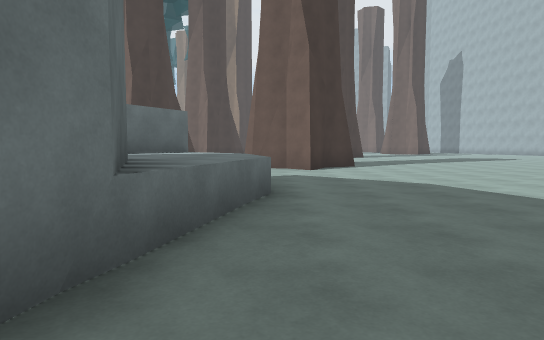
[1] (above)

23 first-person views from a walk through a Unity game level. The camera is 1.3 m above the floor, tilts 4° down and sees 75° across. The floor is counted in squares, 2 m on a side. Each view is taken from the middle of a square. On the plan, view 1 faces up. The plan holds only what a view shows up to about 10 squares ahead; the rest is blank. The place goes on beyond the plan.

[2]
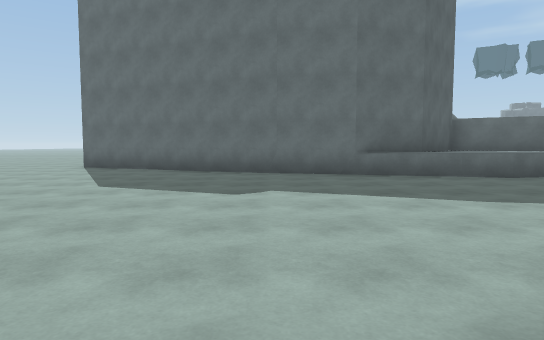

[3]
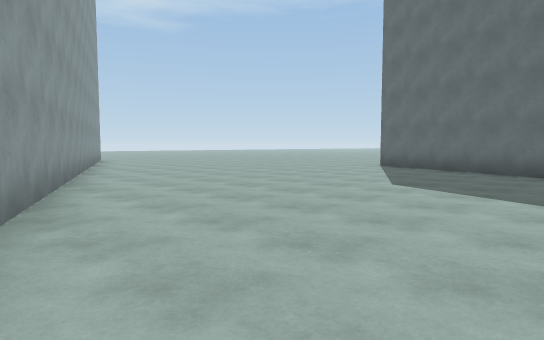

[4]
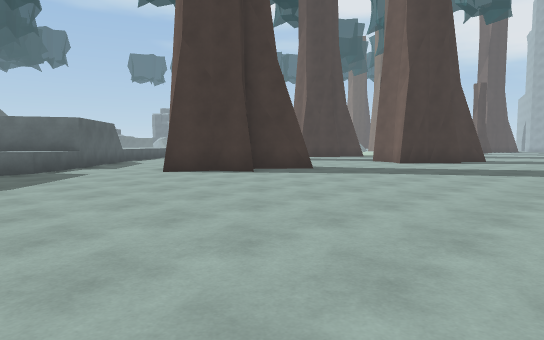

[5]
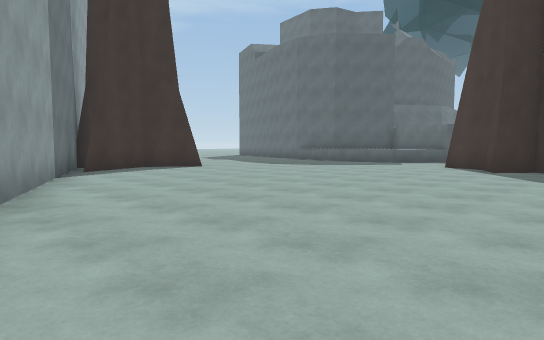

[6]
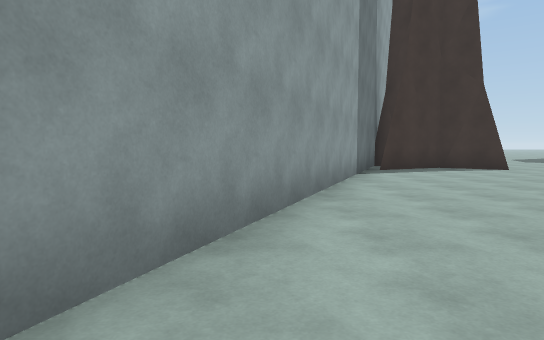

[7]
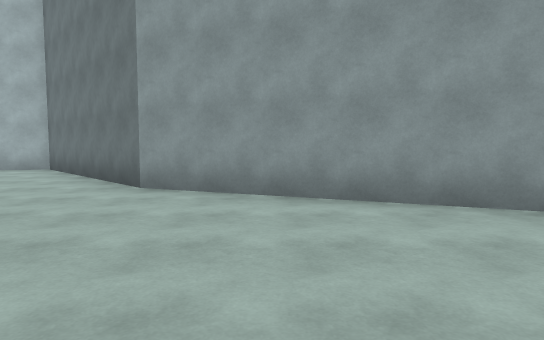

[8]
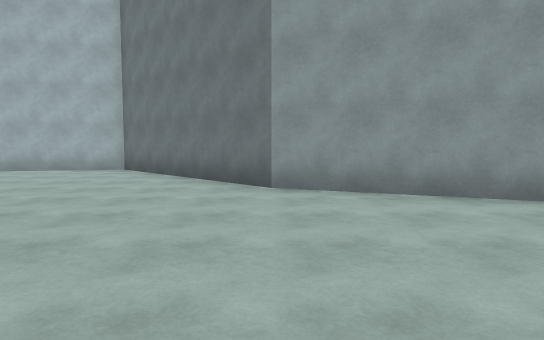

[9]
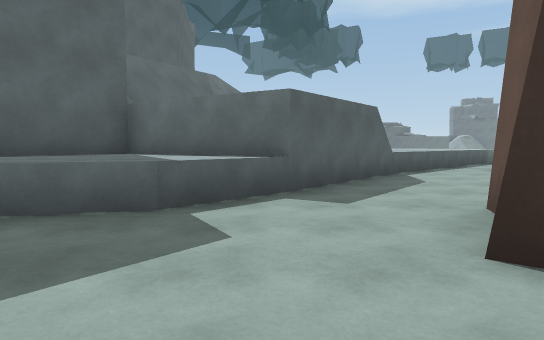

[10]
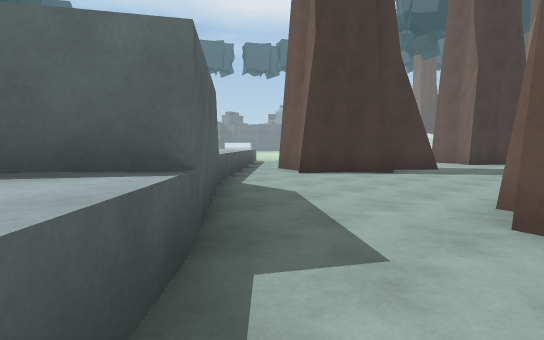

[11]
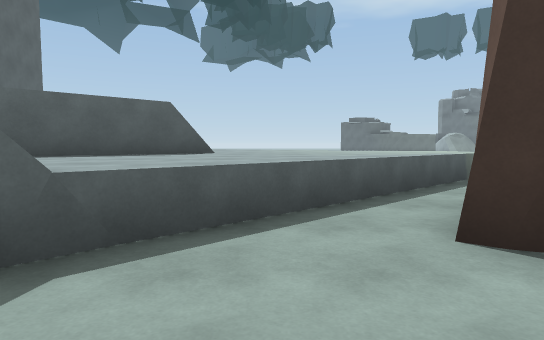

[12]
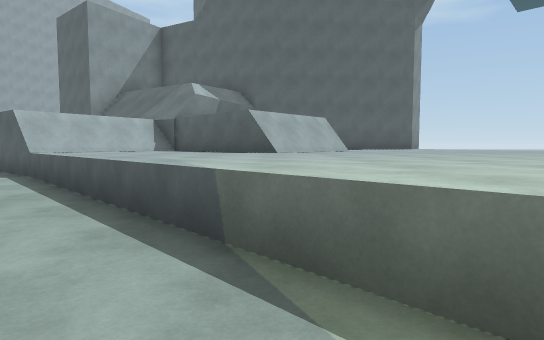

[13]
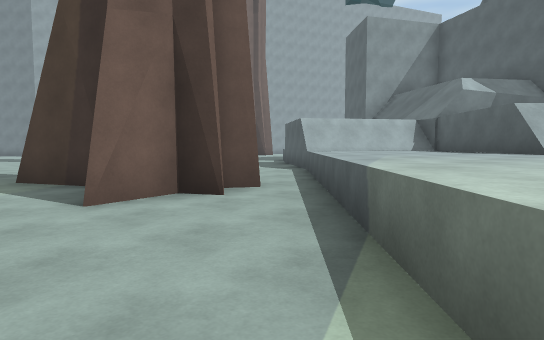

[14]
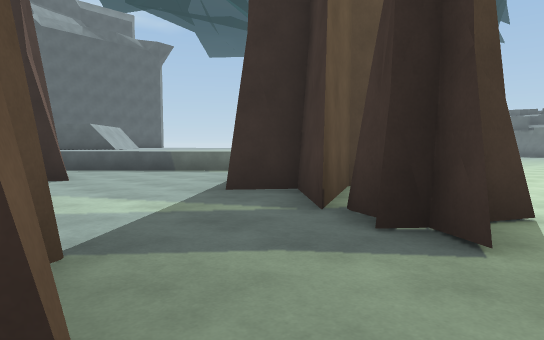

[15]
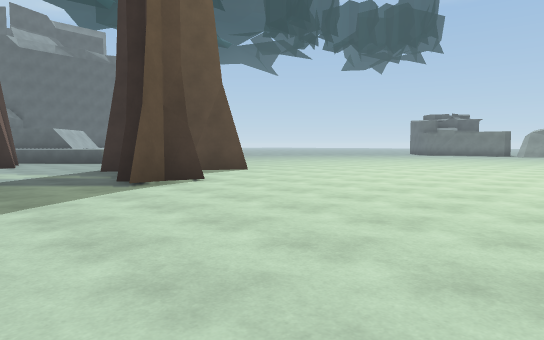

[16]
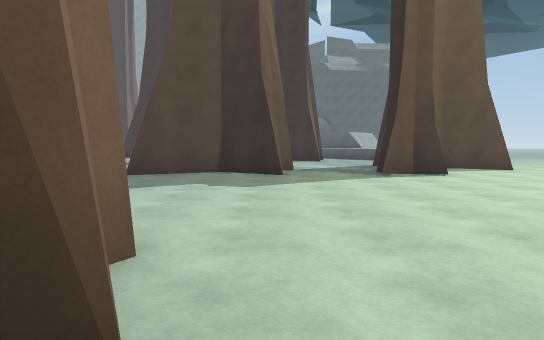

[17]
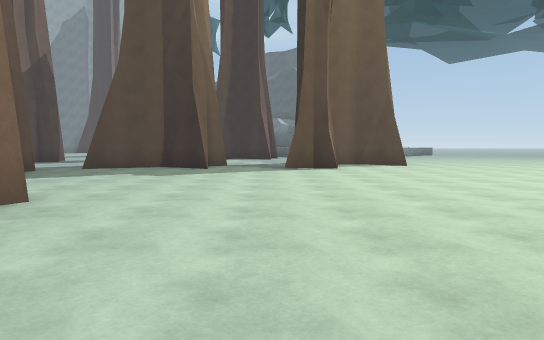

[18]
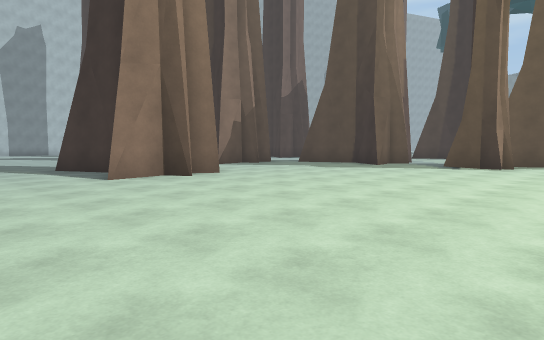

[19]
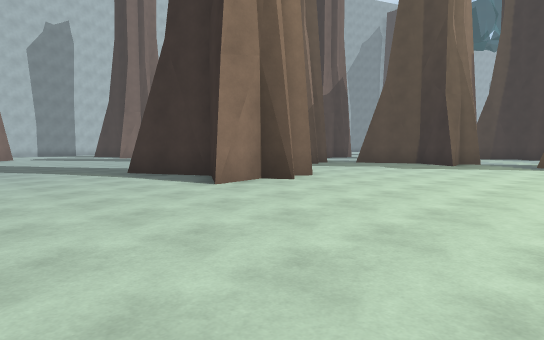

[20]
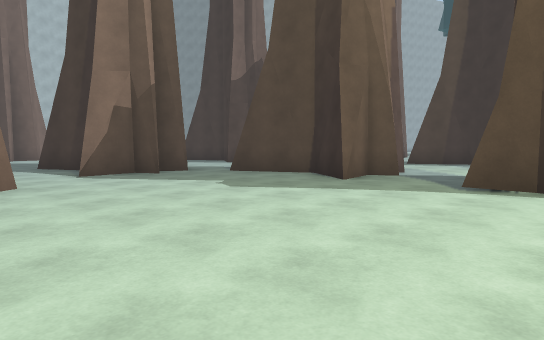

[21]
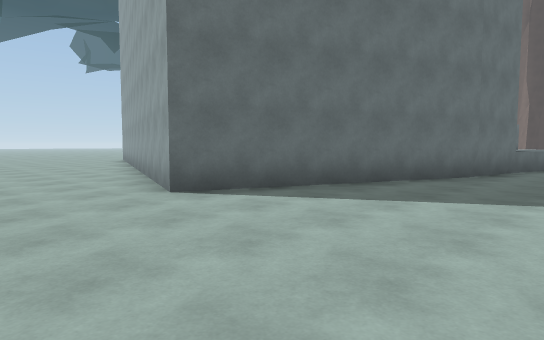

[22]
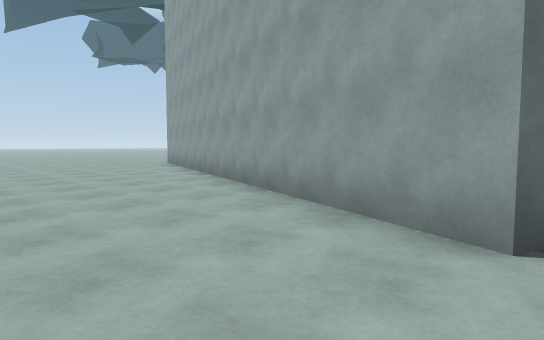

[23]
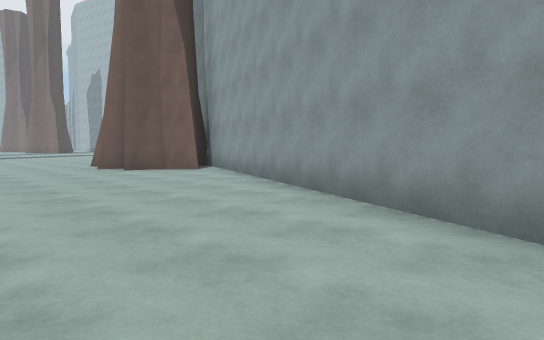

### Floor plan
Key: @ floor where view 1 was taken; # wall or solid block; . floor; ^ raised ledge.
Columns run from 11 left of view 1 to 18 right of it. Each row starts with its distance up from view 1.
 35   .....
 34 .............
 33 ..............
 32 ..............
 31 .......#.##..
 30 .......###
 29  ......###
 28 ............
 27 ..............
 26 ..........####
 25 ..........#
 24 ..........#
 23 ...#..#.##.
 22 ...#..###
 21 ####..#
 20   #....                     #
 19   .....                    .##
 18 ......  ..               ....#
 17 ^..........             .....#
 16 ^^..####...      ..   ......##
 15 ^^^.####..      .... ......##
 14 ^^^^###...     ...........##
 13 ^^^^^......   ...........##
 12 ^^^^^^.....  #..........##
 11 ^^^^^^.....###..........#
 10 ^#^^^^##...##..........##
  9 ###^^^ ##..............#
  8    #^   ##.............#
  7         #^^...........##
  6        #^^^...........#
  5        #^^^^.........##
  4         ##^..........#
  3          ##......#####
  2           #......####
  1           #......###
  0          ##@.......#
 -1          #.........#
 -2         ##........##
 -3 ####    #.........#
 -4 ...######.........#
 -5 ......##.........##
 -6 .................#
 -7 ................##
 -8     ............#

Where each view was taken, in squares from view 1:
view 1: 0 up, 0 right, facing up
view 2: 0 up, 7 right, facing left
view 3: 0 up, 7 right, facing down-left
view 4: 5 up, 9 right, facing up-left
view 5: 13 up, 12 right, facing down-left
view 6: 13 up, 12 right, facing down
view 7: 11 up, 8 right, facing right
view 8: 13 up, 8 right, facing right
view 9: 8 up, 3 right, facing left
view 10: 7 up, 0 right, facing up-left
view 11: 12 up, 3 left, facing left
view 12: 18 up, 10 left, facing down
view 13: 18 up, 11 left, facing down-right
view 14: 24 up, 5 left, facing down-left
view 15: 29 up, 5 left, facing down-left
view 16: 31 up, 5 left, facing down
view 17: 33 up, 7 left, facing down
view 18: 34 up, 11 left, facing down-right
view 19: 35 up, 9 left, facing down-right
view 20: 29 up, 9 left, facing down-right
view 21: 8 down, 1 right, facing up-left
view 22: 8 down, 3 left, facing up-left
view 23: 8 down, 2 right, facing up-right
